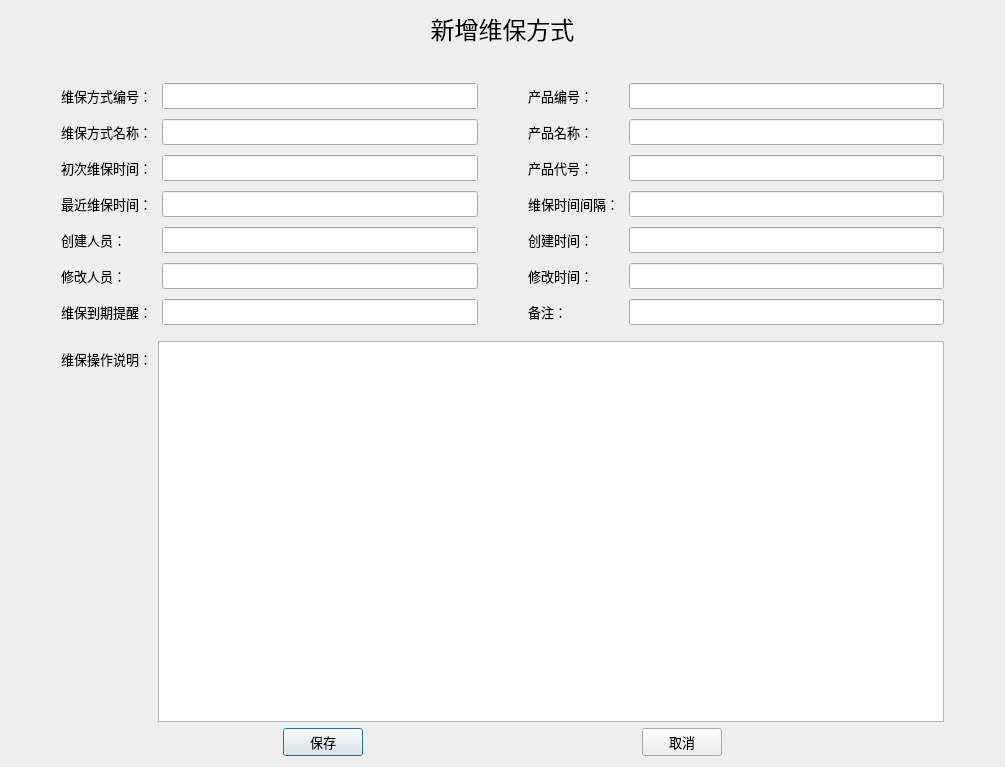
<?xml version="1.0" encoding="UTF-8"?>
<ui version="4.0">
 <class>Dialog</class>
 <widget class="QDialog" name="Dialog">
  <property name="geometry">
   <rect>
    <x>0</x>
    <y>0</y>
    <width>1005</width>
    <height>767</height>
   </rect>
  </property>
  <property name="font">
   <font>
    <family>微软雅黑 Light</family>
    <pointsize>10</pointsize>
   </font>
  </property>
  <property name="windowTitle">
   <string>Dialog</string>
  </property>
  <layout class="QVBoxLayout" name="verticalLayout">
   <item>
    <widget class="QLabel" name="label">
     <property name="font">
      <font>
       <family>Adobe Devanagari</family>
       <pointsize>18</pointsize>
      </font>
     </property>
     <property name="text">
      <string>新增维保方式</string>
     </property>
     <property name="alignment">
      <set>Qt::AlignCenter</set>
     </property>
    </widget>
   </item>
   <item>
    <layout class="QHBoxLayout" name="horizontalLayout">
     <property name="spacing">
      <number>50</number>
     </property>
     <property name="leftMargin">
      <number>50</number>
     </property>
     <property name="topMargin">
      <number>30</number>
     </property>
     <property name="rightMargin">
      <number>50</number>
     </property>
     <item>
      <layout class="QFormLayout" name="formLayout">
       <property name="horizontalSpacing">
        <number>10</number>
       </property>
       <property name="verticalSpacing">
        <number>10</number>
       </property>
       <item row="0" column="0">
        <widget class="QLabel" name="Label">
         <property name="text">
          <string>维保方式编号：</string>
         </property>
        </widget>
       </item>
       <item row="0" column="1">
        <widget class="QLineEdit" name="maintenanceWayID"/>
       </item>
       <item row="1" column="0">
        <widget class="QLabel" name="Label_3">
         <property name="text">
          <string>维保方式名称：</string>
         </property>
        </widget>
       </item>
       <item row="1" column="1">
        <widget class="QLineEdit" name="maintenanceWayName"/>
       </item>
       <item row="2" column="0">
        <widget class="QLabel" name="Label_5">
         <property name="text">
          <string>初次维保时间：</string>
         </property>
        </widget>
       </item>
       <item row="3" column="0">
        <widget class="QLabel" name="Label_7">
         <property name="text">
          <string>最近维保时间：</string>
         </property>
        </widget>
       </item>
       <item row="4" column="0">
        <widget class="QLabel" name="Label_9">
         <property name="text">
          <string>创建人员：</string>
         </property>
        </widget>
       </item>
       <item row="4" column="1">
        <widget class="QLineEdit" name="creator"/>
       </item>
       <item row="5" column="0">
        <widget class="QLabel" name="Label_11">
         <property name="text">
          <string>修改人员：</string>
         </property>
        </widget>
       </item>
       <item row="5" column="1">
        <widget class="QLineEdit" name="updateName"/>
       </item>
       <item row="6" column="0">
        <widget class="QLabel" name="Label_13">
         <property name="text">
          <string>维保到期提醒：</string>
         </property>
        </widget>
       </item>
       <item row="6" column="1">
        <widget class="QLineEdit" name="alterRule"/>
       </item>
       <item row="3" column="1">
        <widget class="QLineEdit" name="recentTime"/>
       </item>
       <item row="2" column="1">
        <widget class="QLineEdit" name="firstTime"/>
       </item>
      </layout>
     </item>
     <item>
      <layout class="QFormLayout" name="formLayout_2">
       <property name="horizontalSpacing">
        <number>10</number>
       </property>
       <property name="verticalSpacing">
        <number>10</number>
       </property>
       <item row="0" column="0">
        <widget class="QLabel" name="Label_2">
         <property name="text">
          <string>产品编号：</string>
         </property>
        </widget>
       </item>
       <item row="1" column="0">
        <widget class="QLabel" name="Label_4">
         <property name="text">
          <string>产品名称：</string>
         </property>
        </widget>
       </item>
       <item row="1" column="1">
        <widget class="QLineEdit" name="productName">
         <property name="enabled">
          <bool>true</bool>
         </property>
         <property name="readOnly">
          <bool>false</bool>
         </property>
        </widget>
       </item>
       <item row="2" column="0">
        <widget class="QLabel" name="Label_6">
         <property name="text">
          <string>产品代号：</string>
         </property>
        </widget>
       </item>
       <item row="2" column="1">
        <widget class="QLineEdit" name="productNO"/>
       </item>
       <item row="3" column="0">
        <widget class="QLabel" name="Label_8">
         <property name="text">
          <string>维保时间间隔：</string>
         </property>
        </widget>
       </item>
       <item row="3" column="1">
        <widget class="QLineEdit" name="interval"/>
       </item>
       <item row="4" column="0">
        <widget class="QLabel" name="Label_10">
         <property name="text">
          <string>创建时间：</string>
         </property>
        </widget>
       </item>
       <item row="5" column="0">
        <widget class="QLabel" name="Label_12">
         <property name="text">
          <string>修改时间：</string>
         </property>
        </widget>
       </item>
       <item row="6" column="0">
        <widget class="QLabel" name="Label_14">
         <property name="text">
          <string>备注：</string>
         </property>
        </widget>
       </item>
       <item row="6" column="1">
        <widget class="QLineEdit" name="remark"/>
       </item>
       <item row="0" column="1">
        <widget class="QLineEdit" name="productID"/>
       </item>
       <item row="4" column="1">
        <widget class="QLineEdit" name="createTime"/>
       </item>
       <item row="5" column="1">
        <widget class="QLineEdit" name="updateTime"/>
       </item>
      </layout>
     </item>
    </layout>
   </item>
   <item>
    <layout class="QFormLayout" name="formLayout_3">
     <property name="leftMargin">
      <number>50</number>
     </property>
     <property name="topMargin">
      <number>10</number>
     </property>
     <property name="rightMargin">
      <number>50</number>
     </property>
     <item row="0" column="1">
      <widget class="QTextEdit" name="operation">
       <property name="minimumSize">
        <size>
         <width>0</width>
         <height>300</height>
        </size>
       </property>
      </widget>
     </item>
     <item row="0" column="0">
      <widget class="QLabel" name="Label_15">
       <property name="font">
        <font>
         <family>微软雅黑 Light</family>
         <pointsize>10</pointsize>
        </font>
       </property>
       <property name="text">
        <string>维保操作说明：</string>
       </property>
      </widget>
     </item>
    </layout>
   </item>
   <item>
    <layout class="QHBoxLayout" name="horizontalLayout_2">
     <item>
      <spacer name="horizontalSpacer">
       <property name="orientation">
        <enum>Qt::Horizontal</enum>
       </property>
       <property name="sizeHint" stdset="0">
        <size>
         <width>40</width>
         <height>20</height>
        </size>
       </property>
      </spacer>
     </item>
     <item>
      <widget class="QPushButton" name="conserveButton">
       <property name="text">
        <string>保存</string>
       </property>
      </widget>
     </item>
     <item>
      <spacer name="horizontalSpacer_2">
       <property name="orientation">
        <enum>Qt::Horizontal</enum>
       </property>
       <property name="sizeHint" stdset="0">
        <size>
         <width>40</width>
         <height>20</height>
        </size>
       </property>
      </spacer>
     </item>
     <item>
      <widget class="QPushButton" name="cancelButton">
       <property name="text">
        <string>取消</string>
       </property>
      </widget>
     </item>
     <item>
      <spacer name="horizontalSpacer_3">
       <property name="orientation">
        <enum>Qt::Horizontal</enum>
       </property>
       <property name="sizeHint" stdset="0">
        <size>
         <width>40</width>
         <height>20</height>
        </size>
       </property>
      </spacer>
     </item>
    </layout>
   </item>
  </layout>
 </widget>
 <resources/>
 <connections/>
</ui>
